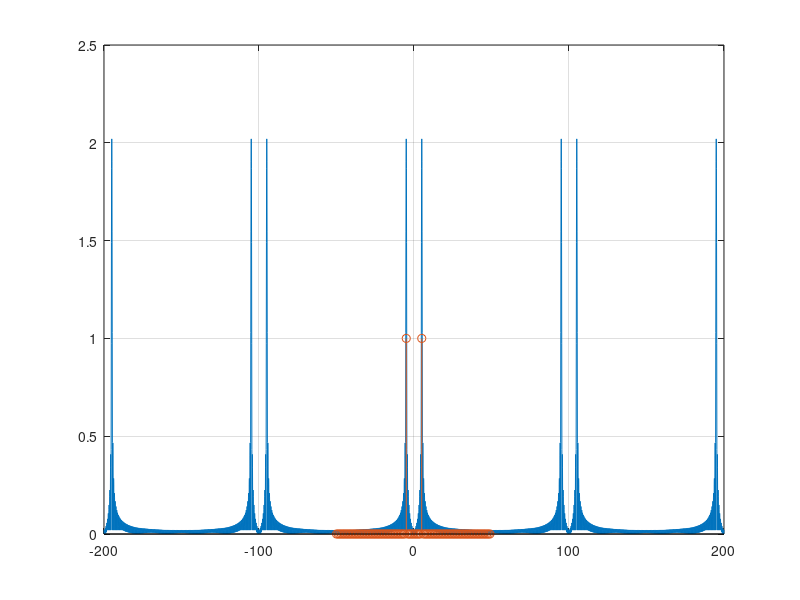

Write MATLAB code to recreate this figure.
%Porównanie widm
dt=0.01;
t=0:dt:2;
s=2*cos(2*pi*5*t);
fs=100;
f=-2*fs:0.1:2*fs;
S=zeros(1,length(f));

%CFT
for i=1:length(f)
    S(i)=sum(s.*exp(-j*2*pi*f(i)*t))*dt;
end
N=100;
n=0:N-1;
tx=n/fs;
x=2*cos(2*pi*5*tx);
X=fft(x);
fx=-fs/2:fs/N:fs/2-fs/N;

figure(1)
    plot(f,abs(S));grid on; hold on;
    stem(fx,abs(fftshift(X))/N);
